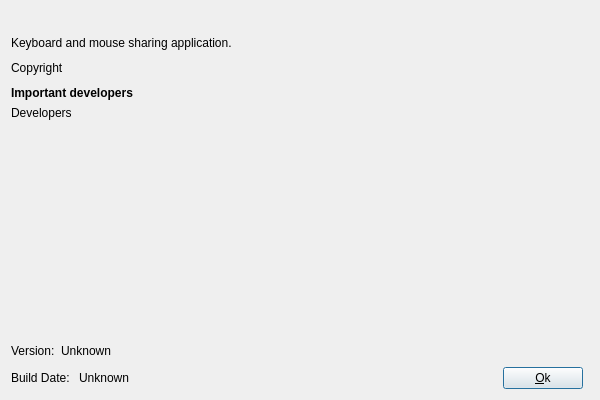
<?xml version="1.0" encoding="UTF-8"?>
<ui version="4.0">
 <class>AboutDialogBase</class>
 <widget class="QDialog" name="AboutDialogBase">
  <property name="windowModality">
   <enum>Qt::ApplicationModal</enum>
  </property>
  <property name="enabled">
   <bool>true</bool>
  </property>
  <property name="geometry">
   <rect>
    <x>0</x>
    <y>0</y>
    <width>600</width>
    <height>400</height>
   </rect>
  </property>
  <property name="windowTitle">
    <string>About KeyWin</string>
  </property>
  <property name="modal">
   <bool>true</bool>
  </property>
  <layout class="QGridLayout">
   <item row="5" column="1">
    <widget class="QLabel" name="m_pCopyrightLabel">
     <property name="text">
      <string>Copyright</string>
     </property>
    </widget>
   </item>
   <item row="15" column="1">
    <layout class="QHBoxLayout" name="horizontalLayout_2">
     <item>
      <widget class="QLabel" name="label_5">
       <property name="text">
        <string>Build Date: </string>
       </property>
      </widget>
     </item>
     <item>
      <widget class="QLabel" name="m_pLabelBuildDate">
       <property name="text">
        <string>Unknown</string>
       </property>
      </widget>
     </item>
     <item>
      <spacer name="horizontalSpacer_2">
       <property name="orientation">
        <enum>Qt::Horizontal</enum>
       </property>
       <property name="sizeHint" stdset="0">
        <size>
         <width>40</width>
         <height>20</height>
        </size>
       </property>
      </spacer>
     </item>
     <item>
      <widget class="QPushButton" name="buttonOk">
       <property name="text">
        <string>&amp;Ok</string>
       </property>
      </widget>
     </item>
    </layout>
   </item>
   <item row="7" column="1">
    <widget class="QLabel" name="m_pTitleLabel">
     <property name="font">
      <font>
       <bold>true</bold>
      </font>
     </property>
     <property name="text">
      <string>Important developers</string>
     </property>
    </widget>
   </item>
   <item row="2" column="1">
    <widget class="QLabel" name="m_pDescriptionLabel">
     <property name="text">
      <string>Keyboard and mouse sharing application.</string>
     </property>
    </widget>
   </item>
   <item row="4" column="1" colspan="2">
    <spacer name="verticalSpacer_1">
     <property name="orientation">
      <enum>Qt::Vertical</enum>
     </property>
     <property name="sizeType">
      <enum>QSizePolicy::Fixed</enum>
     </property>
     <property name="sizeHint" stdset="0">
      <size>
       <width>20</width>
       <height>5</height>
      </size>
     </property>
    </spacer>
   </item>
   <item row="0" column="1">
    <widget class="QLabel" name="m_pLabel_Logo">
     <property name="text">
      <string notr="true"/>
     </property>
     <property name="pixmap">
      <pixmap>:/image/placeholder.png</pixmap>
     </property>
     <property name="margin">
      <number>0</number>
     </property>
    </widget>
   </item>
   <item row="8" column="1" colspan="2">
    <widget class="QLabel" name="m_pDevelopersLabel">
     <property name="sizePolicy">
      <sizepolicy hsizetype="Preferred" vsizetype="Preferred">
       <horstretch>0</horstretch>
       <verstretch>0</verstretch>
      </sizepolicy>
     </property>
     <property name="text">
      <string>Developers</string>
     </property>
     <property name="textFormat">
      <enum>Qt::RichText</enum>
     </property>
     <property name="wordWrap">
      <bool>true</bool>
     </property>
     <property name="margin">
      <number>1</number>
     </property>
    </widget>
   </item>
   <item row="9" column="1">
    <spacer name="verticalSpacer_3">
     <property name="orientation">
      <enum>Qt::Vertical</enum>
     </property>
     <property name="sizeHint" stdset="0">
      <size>
       <width>20</width>
       <height>40</height>
      </size>
     </property>
    </spacer>
   </item>
   <item row="14" column="1" colspan="2">
    <layout class="QHBoxLayout" name="horizontalLayout">
     <item>
      <widget class="QLabel" name="label">
       <property name="sizePolicy">
        <sizepolicy hsizetype="Minimum" vsizetype="Minimum">
         <horstretch>0</horstretch>
         <verstretch>0</verstretch>
        </sizepolicy>
       </property>
       <property name="text">
        <string>Version:</string>
       </property>
       <property name="margin">
        <number>1</number>
       </property>
      </widget>
     </item>
     <item>
      <widget class="QLabel" name="m_pLabelDeskflowVersion">
       <property name="sizePolicy">
        <sizepolicy hsizetype="Preferred" vsizetype="Minimum">
         <horstretch>0</horstretch>
         <verstretch>0</verstretch>
        </sizepolicy>
       </property>
       <property name="text">
        <string>Unknown</string>
       </property>
       <property name="margin">
        <number>1</number>
       </property>
      </widget>
     </item>
     <item>
      <spacer name="horizontalSpacer">
       <property name="orientation">
        <enum>Qt::Horizontal</enum>
       </property>
       <property name="sizeHint" stdset="0">
        <size>
         <width>40</width>
         <height>20</height>
        </size>
       </property>
      </spacer>
     </item>
    </layout>
   </item>
   <item row="6" column="1">
    <spacer name="verticalSpacer_2">
     <property name="orientation">
      <enum>Qt::Vertical</enum>
     </property>
     <property name="sizeType">
      <enum>QSizePolicy::Fixed</enum>
     </property>
     <property name="sizeHint" stdset="0">
      <size>
       <width>20</width>
       <height>5</height>
      </size>
     </property>
    </spacer>
   </item>
   <item row="1" column="1">
    <spacer name="verticalSpacer">
     <property name="orientation">
      <enum>Qt::Vertical</enum>
     </property>
     <property name="sizeType">
      <enum>QSizePolicy::Fixed</enum>
     </property>
     <property name="sizeHint" stdset="0">
      <size>
       <width>20</width>
       <height>5</height>
      </size>
     </property>
    </spacer>
   </item>
  </layout>
 </widget>
 <connections>
  <connection>
   <sender>buttonOk</sender>
   <signal>clicked()</signal>
   <receiver>AboutDialogBase</receiver>
   <slot>accept()</slot>
   <hints>
    <hint type="sourcelabel">
     <x>315</x>
     <y>374</y>
    </hint>
    <hint type="destinationlabel">
     <x>301</x>
     <y>3</y>
    </hint>
   </hints>
  </connection>
 </connections>
</ui>
